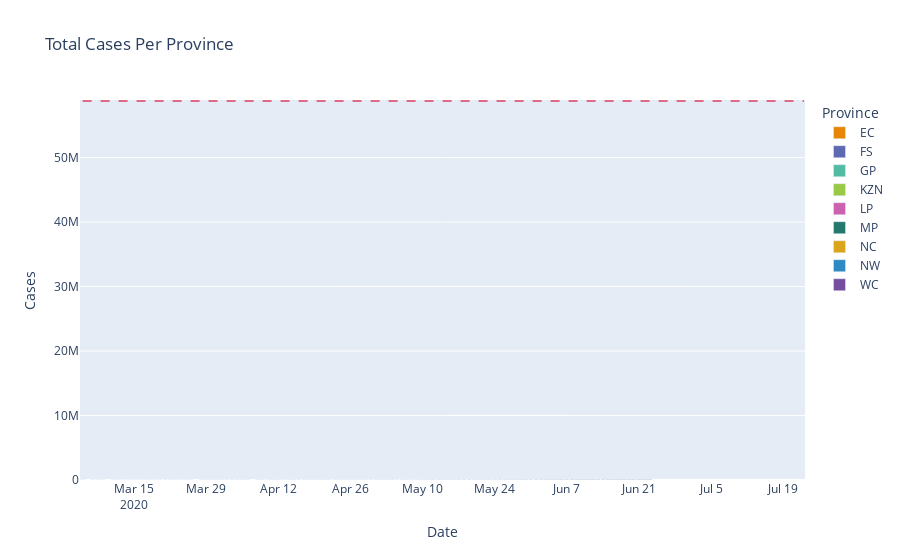

Here is the notebook cell this chart was saved with:
### Code cell
# pop line template
fig.add_shape(
    type="line",
    xref="x",
    yref="y",
    x0=X0,
    y0=country_pop,
    x1=X1,
    y1=country_pop,
    opacity=0.6,
    line=dict(
        color="Crimson",
        width=2,
        dash='dash'
))
